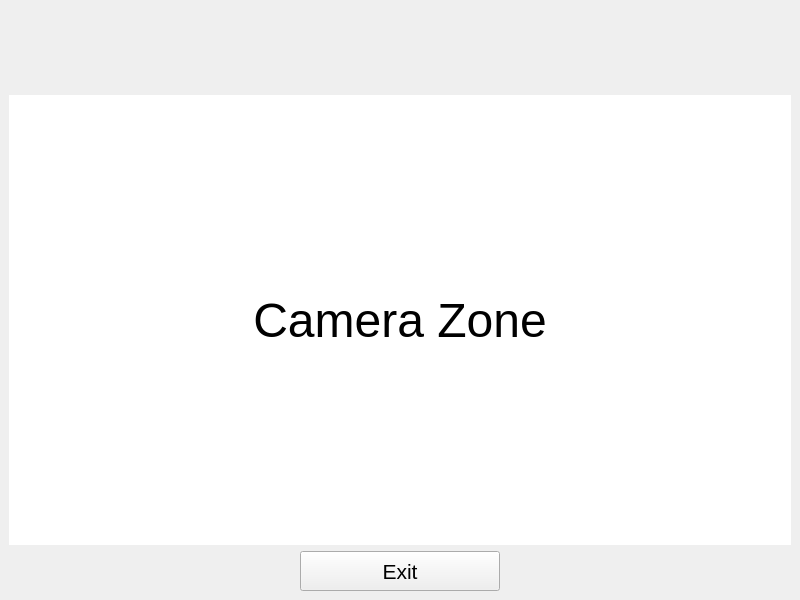
<?xml version="1.0" encoding="UTF-8"?>
<ui version="4.0">
 <class>MainWindow</class>
 <widget class="QMainWindow" name="MainWindow">
  <property name="geometry">
   <rect>
    <x>0</x>
    <y>0</y>
    <width>800</width>
    <height>600</height>
   </rect>
  </property>
  <property name="minimumSize">
   <size>
    <width>800</width>
    <height>600</height>
   </size>
  </property>
  <property name="font">
   <font>
    <family>Microsoft JhengHei UI</family>
   </font>
  </property>
  <property name="windowTitle">
   <string>Take a Picture</string>
  </property>
  <property name="windowIcon">
   <iconset>
    <normaloff>Images/camera_icon.png</normaloff>Images/camera_icon.png</iconset>
  </property>
  <widget class="QWidget" name="centralwidget">
   <layout class="QVBoxLayout" name="verticalLayout">
    <item>
     <layout class="QVBoxLayout" name="VL_1">
      <item>
       <widget class="QLabel" name="label_logo">
        <property name="sizePolicy">
         <sizepolicy hsizetype="Preferred" vsizetype="Fixed">
          <horstretch>0</horstretch>
          <verstretch>0</verstretch>
         </sizepolicy>
        </property>
        <property name="minimumSize">
         <size>
          <width>0</width>
          <height>80</height>
         </size>
        </property>
        <property name="text">
         <string/>
        </property>
        <property name="pixmap">
         <pixmap>Images/logo.png</pixmap>
        </property>
        <property name="alignment">
         <set>Qt::AlignLeading|Qt::AlignLeft|Qt::AlignVCenter</set>
        </property>
        <property name="margin">
         <number>10</number>
        </property>
       </widget>
      </item>
      <item>
       <widget class="QLabel" name="label_frame">
        <property name="maximumSize">
         <size>
          <width>1920</width>
          <height>1080</height>
         </size>
        </property>
        <property name="font">
         <font>
          <family>Microsoft JhengHei UI</family>
          <pointsize>36</pointsize>
         </font>
        </property>
        <property name="cursor">
         <cursorShape>CrossCursor</cursorShape>
        </property>
        <property name="styleSheet">
         <string notr="true">background-color: rgb(255, 255, 255);</string>
        </property>
        <property name="text">
         <string>Camera Zone</string>
        </property>
        <property name="alignment">
         <set>Qt::AlignCenter</set>
        </property>
       </widget>
      </item>
      <item>
       <layout class="QHBoxLayout" name="HL_1">
        <item>
         <widget class="QPushButton" name="btn_exit">
          <property name="minimumSize">
           <size>
            <width>0</width>
            <height>40</height>
           </size>
          </property>
          <property name="maximumSize">
           <size>
            <width>200</width>
            <height>16777215</height>
           </size>
          </property>
          <property name="font">
           <font>
            <pointsize>16</pointsize>
           </font>
          </property>
          <property name="text">
           <string>Exit</string>
          </property>
         </widget>
        </item>
       </layout>
      </item>
     </layout>
    </item>
   </layout>
  </widget>
 </widget>
 <resources/>
 <connections/>
</ui>
